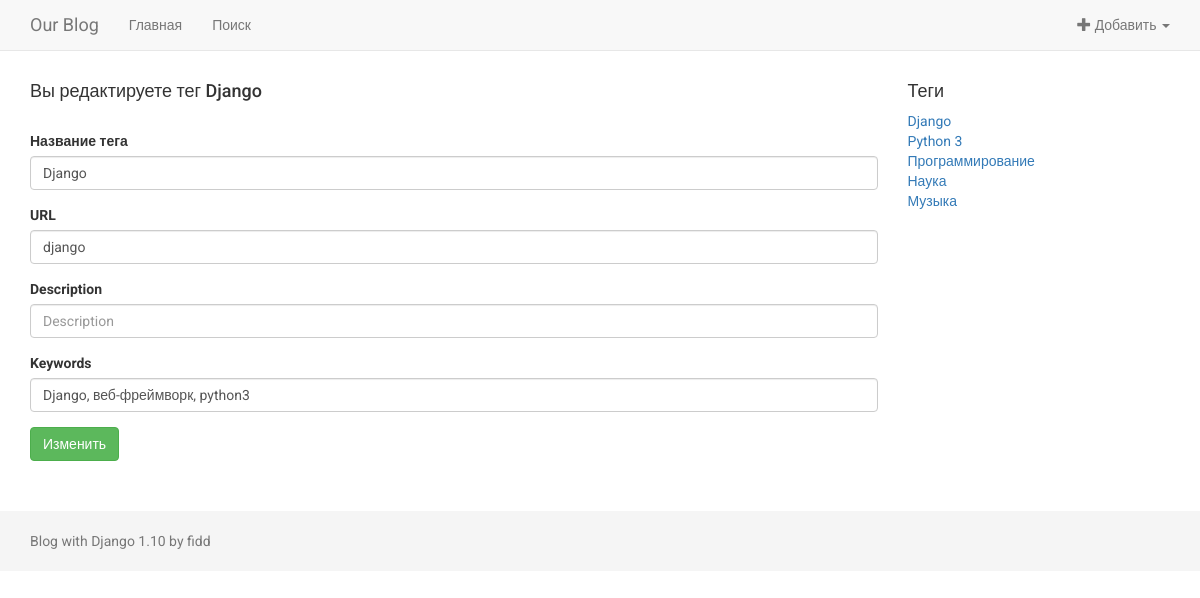
The page /tag/django/edit/ (signed in) on the database its author committed.
### blog/models.py (models this page shows, shortened)
class Tag(models.Model):
    class Meta:
        verbose_name = u'Тег'
        verbose_name_plural = u'Теги'
    title = models.CharField(verbose_name=u"Название тега", max_length=200, unique=True)
    slug = models.SlugField(verbose_name=u"URL", max_length=200, unique=True)
    user = models.ForeignKey(User, on_delete=models.CASCADE, verbose_name=u'Пользователь')
    description = models.CharField(verbose_name=u"Description", max_length=200, blank=True)
    keywords = models.CharField(verbose_name=u"Keywords", max_length=200, blank=True)
    def get_absolute_url(self):
        return reverse('tag-detail', args=(self.slug,))

### blog/views.py (the view)
# urls.py: url(r'^tag/(?P<slug>[-\w]+)/edit/$', views.TagUpdate.as_view(), name='update-tag'),
@method_decorator(login_required, name='dispatch')
class TagUpdate(generic.UpdateView):
    model = Tag
    template_name = 'blog/tag_update.html'
    fields = ('title', 'slug', 'description', 'keywords')
    success_url = reverse_lazy(index)

### blog/templatetags/template_tags.py (called while the page is built)
@register.inclusion_tag('blog/templatetags/tags.html', takes_context=True)
def tag_list(context):
    return {'tags': Tag.objects.all()}

### templates/blog/tag_update.html (shortened to what this page needs)
{% extends 'blog/base.html' %}
{% load bootstrap3 %}
{% block content %}
    <h4>Вы редактируете тег {{ tag.title }}</h4>
    <form action="" method="post">{% csrf_token %}
        {% bootstrap_form form %}
        <input class="btn btn-default btn-success" type="submit" value="Изменить" />
    </form>
{% endblock %}

### templates/blog/templatetags/tags.html
{% if tags %}
    <h4>Теги</h4>
    <ul class="list-unstyled">
        {% for tag in tags %}
            <li><a href="{{ tag.get_absolute_url }}">{{ tag.title }}</a></li>
        {% endfor %}
    </ul>
{% endif %}

### static/css/style.css (style rules this page uses)
body { font-family: 'Roboto', sans-serif; }

### rows shown on the page
Tag: title "Django", slug "django", keywords "Django, веб-фреймворк, python3"
Tag: title "Python 3"
Tag: title "Программирование"
Tag: title "Наука"
Tag: title "Музыка"
